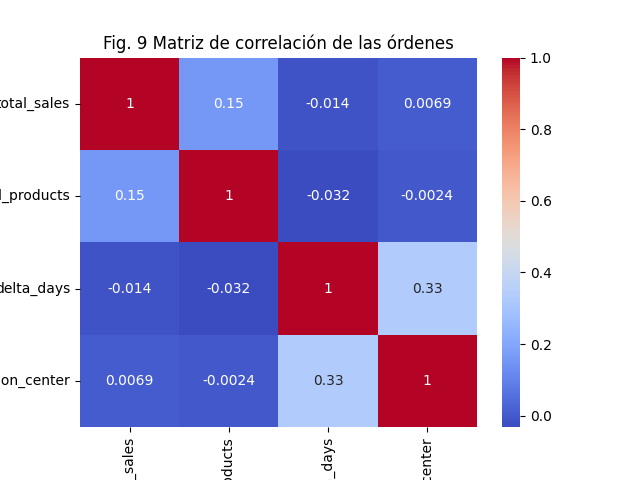

Generate this figure with Python:
import os
import numpy as np
import matplotlib.pyplot as plt
import pandas as pd

# Libreria de visualización
import seaborn as sns

import warnings
warnings.filterwarnings('ignore')

DATA_PATH=r"C:\Users\Administrador\Desktop\DATos\Ciclo 1\Recursos DN_COM_58"
FILE_CONSOLIDATED_DATA = 'oilst_processed.csv'

columns_dates=[
    'order_purchase_timestamp',
    'order_approved_at',
    'order_delivered_carrier_date',
    'order_delivered_customer_date',
    'order_estimated_delivery_date'
    ]

oilst = pd.read_csv(
    os.path.join(DATA_PATH, FILE_CONSOLIDATED_DATA),
    parse_dates=columns_dates)

delivered = oilst.query("order_status == 'delivered'")

cols_corr = [
    'total_sales',
    'total_products',
    'delta_days',
    'distance_distribution_center'
    ]
matrix_corr = delivered.filter(cols_corr).corr()   

sns.heatmap(
    matrix_corr,
    cmap="coolwarm",
    annot=True).set(
        title='Fig. 9 Matriz de correlación de las órdenes'
        )
plt.savefig('3_b_correlation_matrix_complete_orders.png')